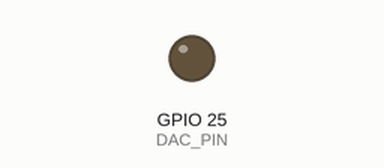
Simulated run of this sketch. Board: ESP32. Parts: output pins drawn as LEDs (lit = HIGH).

Above: at 0.05 s.
At 2.5 s:
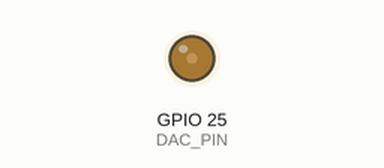
At 5.0 s:
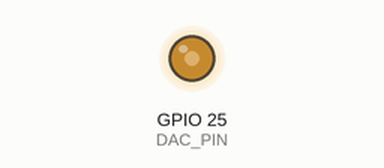
At 10.0 s:
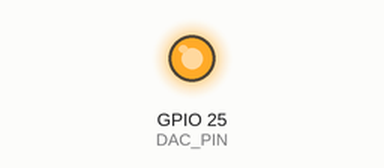
Timing chart, 0 to 13.0 s (numbered marks = the images above):
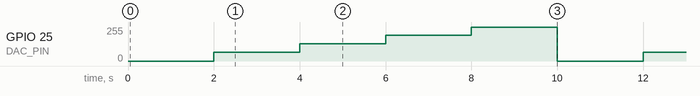

The sketch:

example5.ino
```cpp
#include <Arduino.h>

const int DAC_PIN = 25;

void setup() {
  dacWrite(DAC_PIN, 0);
}

void loop() {
  dacWrite(DAC_PIN, 0);
  delay(2000);

  dacWrite(DAC_PIN, 64);
  delay(2000);

  dacWrite(DAC_PIN, 128);
  delay(2000);

  dacWrite(DAC_PIN, 192);
  delay(2000);

  dacWrite(DAC_PIN, 255);
  delay(2000);
}
```

Measured:
- by itself, GPIO 25 (DAC_PIN): repeats every 10.0 s: 128/255 2.0 s, 192/255 2.0 s, 255/255 2.0 s, 0/255 2.0 s, 64/255 2.0 s
